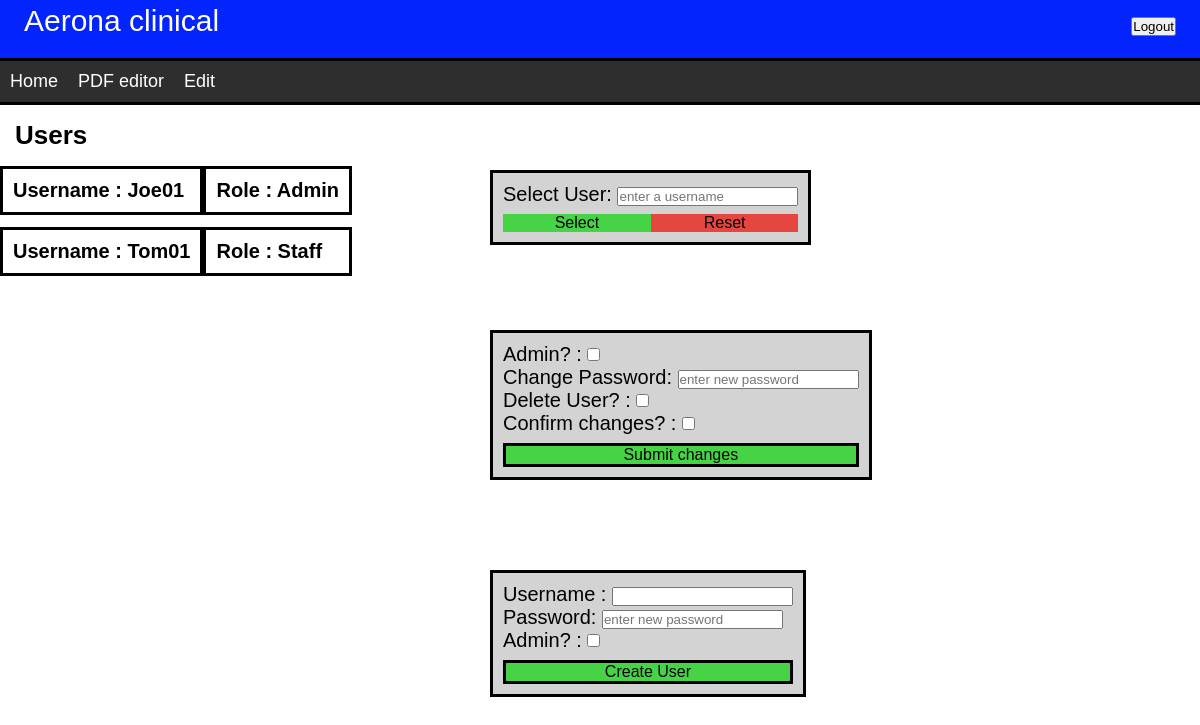
Page /Users (signed in) on the committed database.
### tables this page shows
CREATE TABLE `Users` (
  `userID`		INTEGER NOT NULL PRIMARY KEY AUTOINCREMENT,
  `firstName`	TEXT NOT NULL,
  `surname`	TEXT NOT NULL,
  `public`  TEXT NOT NULL,
  `username`  TEXT NOT NULL,
  `password`  TEXT,
  `role`  TEXT NOT NULL
);

### server.py (the view)
@app.route("/Users", methods=['GET'])
def users():
    if request.method == 'GET':
        username = request.cookies.get('username')
        usertype = "null"
        if 'usertype' in session:
            usertype = escape(session['usertype'])
        if usertype != "Admin":
            return render_template('selectPDF.html', msg = 'no access', username = username)
        db = sqlite3.connect("database.db")
        curs = db.cursor()
        curs.execute("SELECT username, role FROM Users")
        results = curs.fetchall()
        username_array = []
        role_array = []
        for idx, val in enumerate(results):
            username_array.append(results[idx][0])
            role_array.append(results[idx][1])
        print(username_array,role_array)
        curs.close()
        db.close()
        return render_template("users.html", usernames = username_array, roles = role_array)

### templates/users.html
{%extends 'index.html'%}
{%block mainBlock%}
<h6>Users</h6>
<div class="userContainerColumn">
  {% for user in usernames %}
  <div class="userContents">
    <h5>Username : {{user}}</h5>
  </div><br>
  {% endfor %}
</div>
<div class="userContainerColumn">
  {% for role in roles %}
  <div class="userContents">
    <h5>Role : {{role}}</h5>
  </div><br>
  {% endfor %}
</div>
<div class="UserAdminPanel">
  <form name="selectUser">
    <label for="selectedUser">Select User: </label>
    <input type="text" id="selectedUser" name="selectedUser" placeholder="enter a username">
    <div>
      <div class="selectButtonLeft" onclick="validateSelectUser()">Select</div>
      <div class="resetButtonRight">Reset</div>
    </div>
  </form>
</div>
<div class="UserAdminPanel" style="top: 40%;">
  <form name="changeDetails">
    <label for="RoleChange">Admin? : </label>
    <input type="checkbox" id="RoleChange" name="RoleChange" value="Admin"><br>
    <label for="newPassword"> Change Password: </label>
    <input type="text" id="newPassword" name="newPassword" placeholder="enter new password"><br>
    <label for="Delete">Delete User? : </label>
    <input type="checkbox" id="Delete" name="Delete" value="Delete"><br>
    <label for="confirmation">Confirm changes? : </label>
    <input type="checkbox" id="confirmation" name="confirmation" value="confirm">
  </form>
  <div class="button1">Submit changes</div>
</div>
<div class="UserAdminPanel" style="top: 70%;">
  <form name="createNewUser">
    <label for="newUsername">Username : </label>
    <input type="textbox" id="newUsername" name="newUsername"><br>
    <label for="newPassword">Password: </label>
    <input type="text" id="newPassword" name="newPassword" placeholder="enter new password"><br>
    <label for="RoleChange">Admin? : </label>
    <input type="checkbox" id="RoleGiven" name="RoleGiven" value="Admin"><br>
  </form>
  <div class="button1" onclick="validateNewUser()">Create User</div>
</div>
{%endblock%}

### static/styles.css (style rules this page uses)
* { margin: 0; padding: 0; }
body { font-family: arial, sans-serif; font-size: 0.7em; }
h6 { float: left; font-size: 26px; margin: 15px; width: 100%; }
.userContainerColumn { display: flex; flex-direction: column; float: left; }
.userContents { padding: 10px; border-style: solid; }
label { font-size: 20px; }
h5 { font-size: 20px; }
.UserAdminPanel { left: 40%; top: 20%; position: fixed; padding: 10px; border-style: solid; margin: 10px; background-color: lightgrey; }
.selectButtonLeft { width: 50%; background-color: #46d446; cursor: pointer; text-align: center; float:left; margin:0 auto; font-size: 16px; margin-top: 8px; }
.resetButtonRight { width: 50%; background-color: #e64640; cursor: pointer; text-align: center; float:left; margin:0 auto; font-size: 16px; margin-top: 8px; }
.button1 { background-color: #46d446; cursor: pointer; text-align: center; font-size: 16px; margin-top: 8px; border-style: solid; }

### rows in the picture
Users: username "Joe01", role "Admin"
Users: username "Tom01", role "Staff"
